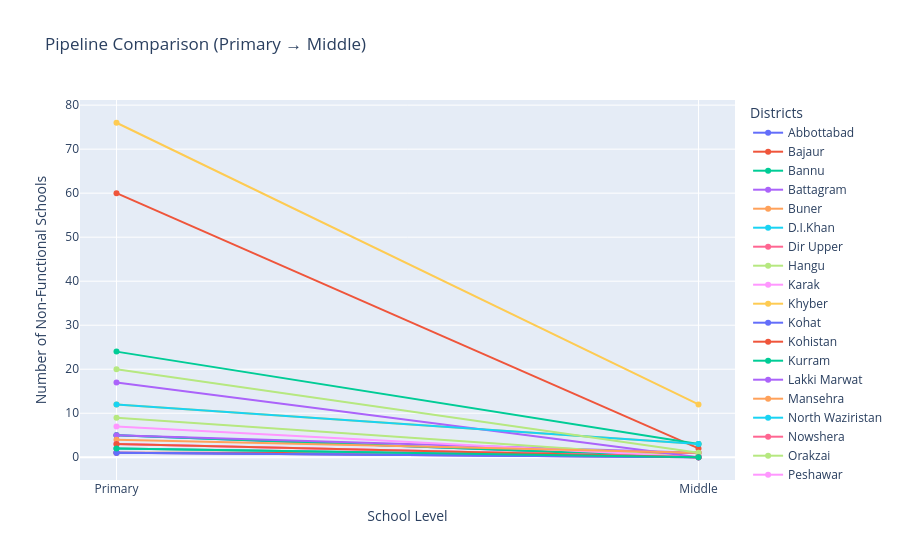

The notebook cell saved with this chart:
### Markdown cell above
Interpretation (Paste in Report)

The female-only slope chart reveals districts where girls’ education is disproportionately impacted.
In several districts, female middle schools show sharp increases in non-functionality compared to primary schools, implying a compounding disadvantage as girls progress to higher grades.

This confirms a gendered breakdown in the educational pipeline, reinforcing the need for targeted infrastructure investments in girls' middle schools.

### Code cell
# Prepare the slope chart data
slope_df = pd.melt(
    district_summary,
    id_vars='District',
    value_vars=['Total_Primary', 'Total_Middle'],
    var_name='Level',
    value_name='Total'
)

# Clean level names
slope_df['Level'] = slope_df['Level'].str.replace('Total_', '')

# Interactive Slope Chart
fig = go.Figure()

# Loop through top districts
top_districts = slope_df['District'].unique()

for district in top_districts:
    d = slope_df[slope_df['District'] == district]
    fig.add_trace(go.Scatter(
        x=d['Level'],
        y=d['Total'],
        mode='lines+markers',
        name=district
    ))

# Update Layout
fig.update_layout(
    title="Pipeline Comparison (Primary → Middle)",
    xaxis_title="School Level",
    yaxis_title="Number of Non-Functional Schools",
    hovermode="x unified",  # Unified hover across districts
    legend_title="Districts"
)

fig.show()

### Figure 1 — Plotly figure (JSON) as saved in the notebook; plotly's stock layout.template omitted (floating-point values rounded to 4 significant figures)
{"data": [{"mode": "lines+markers", "name": "Abbottabad", "type": "scatter", "x": ["Primary", "Middle"], "y": [5.0, 0.0]}, {"mode": "lines+markers", "name": "Bajaur", "type": "scatter", "x": ["Primary", "Middle"], "y": [1.0, 1.0]}, {"mode": "lines+markers", "name": "Bannu", "type": "scatter", "x": ["Primary", "Middle"], "y": [5.0, 0.0]}, {"mode": "lines+markers", "name": "Battagram", "type": "scatter", "x": ["Primary", "Middle"], "y": [5.0, 1.0]}, {"mode": "lines+markers", "name": "Buner", "type": "scatter", "x": ["Primary", "Middle"], "y": [2.0, 0.0]}, {"mode": "lines+markers", "name": "D.I.Khan", "type": "scatter", "x": ["Primary", "Middle"], "y": [2.0, 0.0]}, {"mode": "lines+markers", "name": "Dir Upper", "type": "scatter", "x": ["Primary", "Middle"], "y": [1.0, 0.0]}, {"mode": "lines+markers", "name": "Hangu", "type": "scatter", "x": ["Primary", "Middle"], "y": [9.0, 0.0]}, {"mode": "lines+markers", "name": "Karak", "type": "scatter", "x": ["Primary", "Middle"], "y": [7.0, 0.0]}, {"mode": "lines+markers", "name": "Khyber", "type": "scatter", "x": ["Primary", "Middle"], "y": [12.0, 3.0]}, {"mode": "lines+markers", "name": "Kohat", "type": "scatter", "x": ["Primary", "Middle"], "y": [1.0, 0.0]}, {"mode": "lines+markers", "name": "Kohistan", "type": "scatter", "x": ["Primary", "Middle"], "y": [60.0, 2.0]}, {"mode": "lines+markers", "name": "Kurram", "type": "scatter", "x": ["Primary", "Middle"], "y": [24.0, 3.0]}, {"mode": "lines+markers", "name": "Lakki Marwat", "type": "scatter", "x": ["Primary", "Middle"], "y": [17.0, 0.0]}, {"mode": "lines+markers", "name": "Mansehra", "type": "scatter", "x": ["Primary", "Middle"], "y": [4.0, 1.0]}, {"mode": "lines+markers", "name": "North Waziristan", "type": "scatter", "x": ["Primary", "Middle"], "y": [12.0, 3.0]}, {"mode": "lines+markers", "name": "Nowshera", "type": "scatter", "x": ["Primary", "Middle"], "y": [3.0, 0.0]}, {"mode": "lines+markers", "name": "Orakzai", "type": "scatter", "x": ["Primary", "Middle"], "y": [20.0, 1.0]}, {"mode": "lines+markers", "name": "Peshawar", "type": "scatter", "x": ["Primary", "Middle"], "y": [3.0, 0.0]}, {"mode": "lines+markers", "name": "South Waziristan", "type": "scatter", "x": ["Primary", "Middle"], "y": [76.0, 12.0]}, {"mode": "lines+markers", "name": "Swabi", "type": "scatter", "x": ["Primary", "Middle"], "y": [1.0, 0.0]}, {"mode": "lines+markers", "name": "Swat", "type": "scatter", "x": ["Primary", "Middle"], "y": [3.0, 0.0]}, {"mode": "lines+markers", "name": "Tank", "type": "scatter", "x": ["Primary", "Middle"], "y": [2.0, 0.0]}], "layout": {"hovermode": "x unified", "legend": {"title": {"text": "Districts"}}, "title": {"text": "Pipeline Comparison (Primary → Middle)"}, "xaxis": {"title": {"text": "School Level"}}, "yaxis": {"title": {"text": "Number of Non-Functional Schools"}}}}
